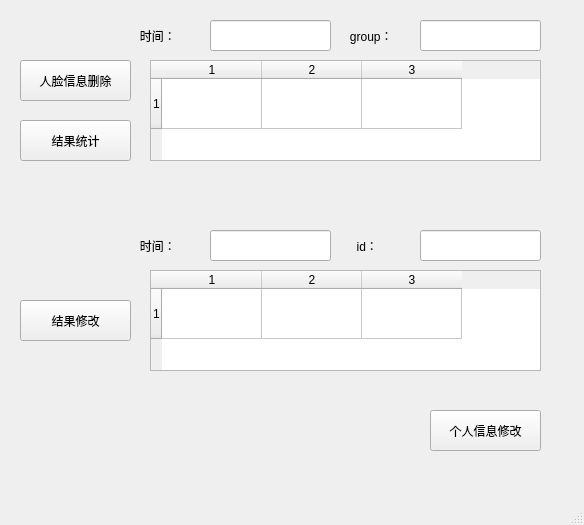
<?xml version="1.0" encoding="UTF-8"?>
<ui version="4.0">
 <class>MainWindow</class>
 <widget class="QMainWindow" name="MainWindow">
  <property name="geometry">
   <rect>
    <x>0</x>
    <y>0</y>
    <width>584</width>
    <height>525</height>
   </rect>
  </property>
  <property name="windowTitle">
   <string>MainWindow</string>
  </property>
  <widget class="QWidget" name="centralwidget">
   <widget class="QPushButton" name="pushButton">
    <property name="geometry">
     <rect>
      <x>20</x>
      <y>60</y>
      <width>111</width>
      <height>41</height>
     </rect>
    </property>
    <property name="text">
     <string>人脸信息删除</string>
    </property>
   </widget>
   <widget class="QPushButton" name="pushButton_2">
    <property name="geometry">
     <rect>
      <x>20</x>
      <y>120</y>
      <width>111</width>
      <height>41</height>
     </rect>
    </property>
    <property name="text">
     <string>结果统计</string>
    </property>
   </widget>
   <widget class="QTableWidget" name="tableWidget">
    <property name="geometry">
     <rect>
      <x>150</x>
      <y>60</y>
      <width>391</width>
      <height>101</height>
     </rect>
    </property>
    <property name="autoScroll">
     <bool>false</bool>
    </property>
    <property name="dragDropOverwriteMode">
     <bool>true</bool>
    </property>
    <property name="showGrid">
     <bool>true</bool>
    </property>
    <property name="sortingEnabled">
     <bool>false</bool>
    </property>
    <property name="rowCount">
     <number>1</number>
    </property>
    <property name="columnCount">
     <number>3</number>
    </property>
    <attribute name="horizontalHeaderMinimumSectionSize">
     <number>42</number>
    </attribute>
    <attribute name="verticalHeaderDefaultSectionSize">
     <number>50</number>
    </attribute>
    <attribute name="verticalHeaderMinimumSectionSize">
     <number>30</number>
    </attribute>
    <row/>
    <column/>
    <column/>
    <column/>
   </widget>
   <widget class="QLineEdit" name="group">
    <property name="geometry">
     <rect>
      <x>420</x>
      <y>20</y>
      <width>121</width>
      <height>31</height>
     </rect>
    </property>
   </widget>
   <widget class="QLabel" name="label">
    <property name="geometry">
     <rect>
      <x>340</x>
      <y>20</y>
      <width>91</width>
      <height>31</height>
     </rect>
    </property>
    <property name="text">
     <string>   group：</string>
    </property>
   </widget>
   <widget class="QLabel" name="label_2">
    <property name="geometry">
     <rect>
      <x>130</x>
      <y>20</y>
      <width>91</width>
      <height>31</height>
     </rect>
    </property>
    <property name="text">
     <string>   时间：</string>
    </property>
   </widget>
   <widget class="QLineEdit" name="time_1">
    <property name="geometry">
     <rect>
      <x>210</x>
      <y>20</y>
      <width>121</width>
      <height>31</height>
     </rect>
    </property>
   </widget>
   <widget class="QTableWidget" name="tableWidget_2">
    <property name="geometry">
     <rect>
      <x>150</x>
      <y>270</y>
      <width>391</width>
      <height>101</height>
     </rect>
    </property>
    <property name="autoScroll">
     <bool>false</bool>
    </property>
    <property name="dragDropOverwriteMode">
     <bool>true</bool>
    </property>
    <property name="showGrid">
     <bool>true</bool>
    </property>
    <property name="sortingEnabled">
     <bool>false</bool>
    </property>
    <property name="rowCount">
     <number>1</number>
    </property>
    <property name="columnCount">
     <number>3</number>
    </property>
    <attribute name="horizontalHeaderMinimumSectionSize">
     <number>42</number>
    </attribute>
    <attribute name="verticalHeaderDefaultSectionSize">
     <number>50</number>
    </attribute>
    <attribute name="verticalHeaderMinimumSectionSize">
     <number>30</number>
    </attribute>
    <row/>
    <column/>
    <column/>
    <column/>
   </widget>
   <widget class="QLabel" name="label_3">
    <property name="geometry">
     <rect>
      <x>340</x>
      <y>230</y>
      <width>91</width>
      <height>31</height>
     </rect>
    </property>
    <property name="text">
     <string>     id：</string>
    </property>
   </widget>
   <widget class="QLineEdit" name="user_id">
    <property name="geometry">
     <rect>
      <x>420</x>
      <y>230</y>
      <width>121</width>
      <height>31</height>
     </rect>
    </property>
   </widget>
   <widget class="QLabel" name="label_4">
    <property name="geometry">
     <rect>
      <x>130</x>
      <y>230</y>
      <width>91</width>
      <height>31</height>
     </rect>
    </property>
    <property name="text">
     <string>   时间：</string>
    </property>
   </widget>
   <widget class="QLineEdit" name="time_2">
    <property name="geometry">
     <rect>
      <x>210</x>
      <y>230</y>
      <width>121</width>
      <height>31</height>
     </rect>
    </property>
   </widget>
   <widget class="QPushButton" name="pushButton_3">
    <property name="geometry">
     <rect>
      <x>20</x>
      <y>300</y>
      <width>111</width>
      <height>41</height>
     </rect>
    </property>
    <property name="text">
     <string>结果修改</string>
    </property>
   </widget>
   <widget class="QPushButton" name="pushButton_4">
    <property name="geometry">
     <rect>
      <x>430</x>
      <y>410</y>
      <width>111</width>
      <height>41</height>
     </rect>
    </property>
    <property name="text">
     <string>个人信息修改</string>
    </property>
   </widget>
  </widget>
  <widget class="QMenuBar" name="menubar">
   <property name="geometry">
    <rect>
     <x>0</x>
     <y>0</y>
     <width>584</width>
     <height>26</height>
    </rect>
   </property>
  </widget>
  <widget class="QStatusBar" name="statusbar"/>
 </widget>
 <resources/>
 <connections/>
</ui>
